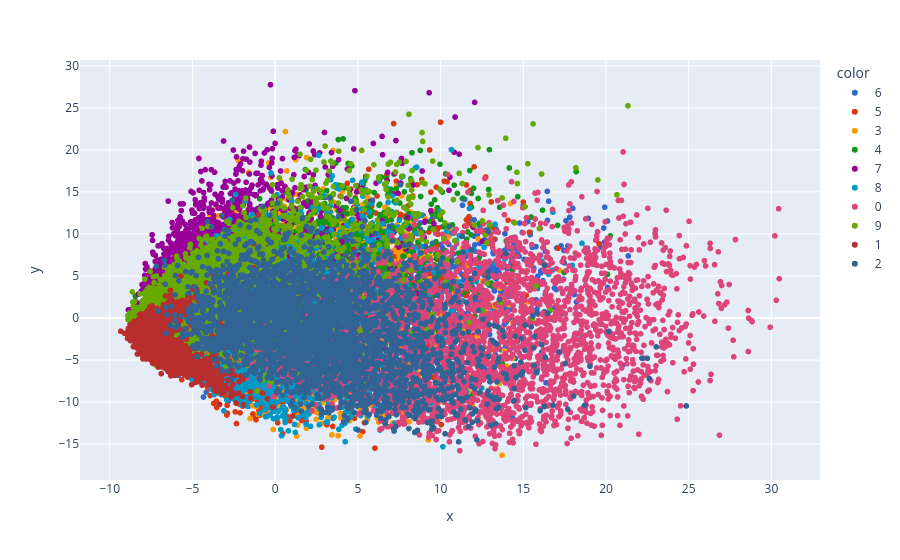

Notebook code for this chart:
### Markdown cell above
# 2D Visualization

### Code cell
y_train_trf = y_train.astype(str)

fig = px.scatter(
    x=X_train_trf[:,0],
    y=X_train_trf[:,1],
    color=y_train_trf,
    color_discrete_sequence=px.colors.qualitative.G10
)

fig.show()

### Figure 1 — Plotly figure (JSON) as saved in the notebook; plotly's stock layout.template omitted (floating-point values rounded to 4 significant figures; data arrays with more than 128 entries replaced by an {"elided": "..."} marker saying what was removed)
{"data": [{"hovertemplate": "color=6<br>x=%{x}<br>y=%{y}<extra></extra>", "legendgroup": "6", "marker": {"color": "#3366CC", "symbol": "circle"}, "mode": "markers", "name": "6", "showlegend": true, "type": "scattergl", "x": {"elided": "3352 float values"}, "xaxis": "x", "y": {"elided": "3352 float values"}, "yaxis": "y"}, {"hovertemplate": "color=5<br>x=%{x}<br>y=%{y}<extra></extra>", "legendgroup": "5", "marker": {"color": "#DC3912", "symbol": "circle"}, "mode": "markers", "name": "5", "showlegend": true, "type": "scattergl", "x": {"elided": "3093 float values"}, "xaxis": "x", "y": {"elided": "3093 float values"}, "yaxis": "y"}, {"hovertemplate": "color=3<br>x=%{x}<br>y=%{y}<extra></extra>", "legendgroup": "3", "marker": {"color": "#FF9900", "symbol": "circle"}, "mode": "markers", "name": "3", "showlegend": true, "type": "scattergl", "x": {"elided": "3414 float values"}, "xaxis": "x", "y": {"elided": "3414 float values"}, "yaxis": "y"}, {"hovertemplate": "color=4<br>x=%{x}<br>y=%{y}<extra></extra>", "legendgroup": "4", "marker": {"color": "#109618", "symbol": "circle"}, "mode": "markers", "name": "4", "showlegend": true, "type": "scattergl", "x": {"elided": "3233 float values"}, "xaxis": "x", "y": {"elided": "3233 float values"}, "yaxis": "y"}, {"hovertemplate": "color=7<br>x=%{x}<br>y=%{y}<extra></extra>", "legendgroup": "7", "marker": {"color": "#990099", "symbol": "circle"}, "mode": "markers", "name": "7", "showlegend": true, "type": "scattergl", "x": {"elided": "3508 float values"}, "xaxis": "x", "y": {"elided": "3508 float values"}, "yaxis": "y"}, {"hovertemplate": "color=8<br>x=%{x}<br>y=%{y}<extra></extra>", "legendgroup": "8", "marker": {"color": "#0099C6", "symbol": "circle"}, "mode": "markers", "name": "8", "showlegend": true, "type": "scattergl", "x": {"elided": "3228 float values"}, "xaxis": "x", "y": {"elided": "3228 float values"}, "yaxis": "y"}, {"hovertemplate": "color=0<br>x=%{x}<br>y=%{y}<extra></extra>", "legendgroup": "0", "marker": {"color": "#DD4477", "symbol": "circle"}, "mode": "markers", "name": "0", "showlegend": true, "type": "scattergl", "x": {"elided": "3316 float values"}, "xaxis": "x", "y": {"elided": "3316 float values"}, "yaxis": "y"}, {"hovertemplate": "color=9<br>x=%{x}<br>y=%{y}<extra></extra>", "legendgroup": "9", "marker": {"color": "#66AA00", "symbol": "circle"}, "mode": "markers", "name": "9", "showlegend": true, "type": "scattergl", "x": {"elided": "3350 float values"}, "xaxis": "x", "y": {"elided": "3350 float values"}, "yaxis": "y"}, {"hovertemplate": "color=1<br>x=%{x}<br>y=%{y}<extra></extra>", "legendgroup": "1", "marker": {"color": "#B82E2E", "symbol": "circle"}, "mode": "markers", "name": "1", "showlegend": true, "type": "scattergl", "x": {"elided": "3775 float values"}, "xaxis": "x", "y": {"elided": "3775 float values"}, "yaxis": "y"}, {"hovertemplate": "color=2<br>x=%{x}<br>y=%{y}<extra></extra>", "legendgroup": "2", "marker": {"color": "#316395", "symbol": "circle"}, "mode": "markers", "name": "2", "showlegend": true, "type": "scattergl", "x": {"elided": "3331 float values"}, "xaxis": "x", "y": {"elided": "3331 float values"}, "yaxis": "y"}], "layout": {"legend": {"title": {"text": "color"}, "tracegroupgap": 0}, "margin": {"t": 60}, "xaxis": {"anchor": "y", "domain": [0, 1], "title": {"text": "x"}}, "yaxis": {"anchor": "x", "domain": [0, 1], "title": {"text": "y"}}}}
